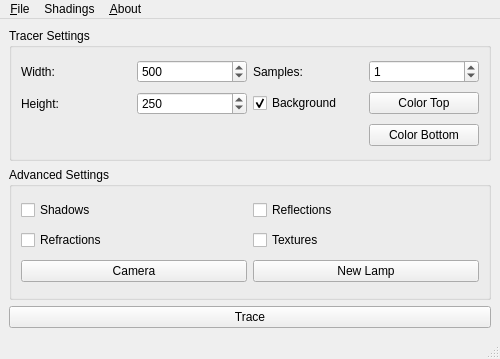
<?xml version="1.0" encoding="UTF-8"?>
<ui version="4.0">
 <class>Main</class>
 <widget class="QMainWindow" name="Main">
  <property name="geometry">
   <rect>
    <x>0</x>
    <y>0</y>
    <width>500</width>
    <height>359</height>
   </rect>
  </property>
  <property name="windowTitle">
   <string>MainWindow</string>
  </property>
  <widget class="QWidget" name="centralwidget">
   <layout class="QVBoxLayout" name="verticalLayout">
    <item>
     <widget class="QGroupBox" name="groupBox">
      <property name="title">
       <string>Tracer Settings</string>
      </property>
      <layout class="QGridLayout" name="gridLayout_2">
       <item row="0" column="1">
        <widget class="QSpinBox" name="valWidth">
         <property name="minimum">
          <number>0</number>
         </property>
         <property name="maximum">
          <number>1000</number>
         </property>
         <property name="value">
          <number>500</number>
         </property>
        </widget>
       </item>
       <item row="1" column="2">
        <widget class="QCheckBox" name="backGround">
         <property name="text">
          <string>Background</string>
         </property>
         <property name="checked">
          <bool>true</bool>
         </property>
        </widget>
       </item>
       <item row="0" column="2">
        <widget class="QLabel" name="label_2">
         <property name="text">
          <string>Samples:</string>
         </property>
        </widget>
       </item>
       <item row="0" column="3">
        <widget class="QSpinBox" name="valSamples">
         <property name="maximum">
          <number>1000</number>
         </property>
         <property name="value">
          <number>1</number>
         </property>
        </widget>
       </item>
       <item row="1" column="0">
        <widget class="QLabel" name="label_5">
         <property name="text">
          <string>Height:</string>
         </property>
        </widget>
       </item>
       <item row="0" column="0">
        <widget class="QLabel" name="label_4">
         <property name="text">
          <string>Width:</string>
         </property>
        </widget>
       </item>
       <item row="1" column="1">
        <widget class="QSpinBox" name="valHeight">
         <property name="maximum">
          <number>5000</number>
         </property>
         <property name="value">
          <number>250</number>
         </property>
        </widget>
       </item>
       <item row="1" column="3">
        <widget class="QPushButton" name="ColorTop">
         <property name="text">
          <string>Color Top</string>
         </property>
        </widget>
       </item>
       <item row="2" column="3">
        <widget class="QPushButton" name="ColorBottom">
         <property name="text">
          <string>Color Bottom</string>
         </property>
        </widget>
       </item>
      </layout>
     </widget>
    </item>
    <item>
     <widget class="QGroupBox" name="groupBox_2">
      <property name="title">
       <string>Advanced Settings</string>
      </property>
      <layout class="QGridLayout" name="gridLayout_3">
       <item row="0" column="0">
        <widget class="QCheckBox" name="valShadows">
         <property name="text">
          <string>Shadows</string>
         </property>
         <property name="checked">
          <bool>false</bool>
         </property>
        </widget>
       </item>
       <item row="1" column="0">
        <widget class="QCheckBox" name="valRefractions">
         <property name="text">
          <string>Refractions</string>
         </property>
        </widget>
       </item>
       <item row="13" column="0">
        <widget class="QPushButton" name="buttonCamera">
         <property name="text">
          <string>Camera</string>
         </property>
        </widget>
       </item>
       <item row="0" column="1">
        <widget class="QCheckBox" name="valReflections">
         <property name="text">
          <string>Reflections</string>
         </property>
         <property name="checked">
          <bool>false</bool>
         </property>
        </widget>
       </item>
       <item row="1" column="1">
        <widget class="QCheckBox" name="valTextures">
         <property name="text">
          <string>Textures</string>
         </property>
        </widget>
       </item>
       <item row="13" column="1">
        <widget class="QPushButton" name="lampButton">
         <property name="text">
          <string>New Lamp</string>
         </property>
        </widget>
       </item>
      </layout>
     </widget>
    </item>
    <item>
     <widget class="QPushButton" name="buttonTrace">
      <property name="text">
       <string>Trace</string>
      </property>
     </widget>
    </item>
   </layout>
  </widget>
  <widget class="QMenuBar" name="menubar">
   <property name="geometry">
    <rect>
     <x>0</x>
     <y>0</y>
     <width>500</width>
     <height>22</height>
    </rect>
   </property>
   <widget class="QMenu" name="menuFile">
    <property name="title">
     <string>&amp;File</string>
    </property>
    <addaction name="actionNew_Sphere"/>
    <addaction name="actionNew_Triangle"/>
    <addaction name="actionNew_Mesh"/>
    <addaction name="actionGenerate_Scene"/>
    <addaction name="actionTracing_Settings"/>
    <addaction name="actionOpen_Virtual_Scene"/>
    <addaction name="actionOpen_Data"/>
    <addaction name="separator"/>
    <addaction name="actionSave"/>
    <addaction name="actionStart_and_Save_Animation"/>
    <addaction name="separator"/>
    <addaction name="actionQuit"/>
   </widget>
   <widget class="QMenu" name="menuAbout">
    <property name="title">
     <string>&amp;About</string>
    </property>
    <addaction name="actionAbout"/>
   </widget>
   <widget class="QMenu" name="menuShadings">
    <property name="title">
     <string>Shadings</string>
    </property>
    <addaction name="actionColor_Shading"/>
    <addaction name="actionDepth_Shading"/>
    <addaction name="actionNormal_Shading"/>
    <addaction name="actionPhong_Shading"/>
    <addaction name="actionBlinn_Phong"/>
    <addaction name="separator"/>
    <addaction name="actionCell_Shading"/>
    <addaction name="actionGooch_Shading"/>
   </widget>
   <addaction name="menuFile"/>
   <addaction name="menuShadings"/>
   <addaction name="menuAbout"/>
  </widget>
  <widget class="QStatusBar" name="statusbar"/>
  <action name="actionAbout">
   <property name="text">
    <string>&amp;About</string>
   </property>
  </action>
  <action name="actionSave">
   <property name="text">
    <string>&amp;Save Frame as an Image</string>
   </property>
  </action>
  <action name="actionQuit">
   <property name="text">
    <string>&amp;Quit</string>
   </property>
  </action>
  <action name="actionGenerate_Scene">
   <property name="text">
    <string>Simulated Scene</string>
   </property>
  </action>
  <action name="actionTracing_Settings">
   <property name="text">
    <string>Load SetUp</string>
   </property>
  </action>
  <action name="actionOpen_Data">
   <property name="text">
    <string>Open Data File</string>
   </property>
  </action>
  <action name="actionStart_and_Save_Animation">
   <property name="text">
    <string>Start and Save Animation</string>
   </property>
  </action>
  <action name="actionOpen_Virtual_Scene">
   <property name="text">
    <string>Open Virtual Scene</string>
   </property>
  </action>
  <action name="actionDepth_Shading">
   <property name="text">
    <string>Depth Shading</string>
   </property>
  </action>
  <action name="actionNormal_Shading">
   <property name="text">
    <string>Normal Shading</string>
   </property>
  </action>
  <action name="actionPhong_Shading">
   <property name="text">
    <string>Phong</string>
   </property>
  </action>
  <action name="actionBlinn_Phong">
   <property name="text">
    <string>Blinn-Phong</string>
   </property>
  </action>
  <action name="actionCell_Shading">
   <property name="text">
    <string>Cell Shading</string>
   </property>
  </action>
  <action name="actionGooch_Shading">
   <property name="text">
    <string>Gooch Shading</string>
   </property>
  </action>
  <action name="actionColor_Shading">
   <property name="text">
    <string>Color Shading</string>
   </property>
  </action>
  <action name="actionNew_Sphere">
   <property name="text">
    <string>New Sphere</string>
   </property>
  </action>
  <action name="actionNew_Triangle">
   <property name="text">
    <string>New Triangle</string>
   </property>
  </action>
  <action name="actionNew_Mesh">
   <property name="text">
    <string>New Mesh</string>
   </property>
  </action>
 </widget>
 <tabstops>
  <tabstop>valWidth</tabstop>
  <tabstop>valHeight</tabstop>
  <tabstop>valSamples</tabstop>
  <tabstop>backGround</tabstop>
  <tabstop>ColorTop</tabstop>
  <tabstop>ColorBottom</tabstop>
  <tabstop>valShadows</tabstop>
  <tabstop>valRefractions</tabstop>
  <tabstop>valReflections</tabstop>
  <tabstop>valTextures</tabstop>
  <tabstop>buttonCamera</tabstop>
  <tabstop>lampButton</tabstop>
  <tabstop>buttonTrace</tabstop>
 </tabstops>
 <resources/>
 <connections/>
</ui>
